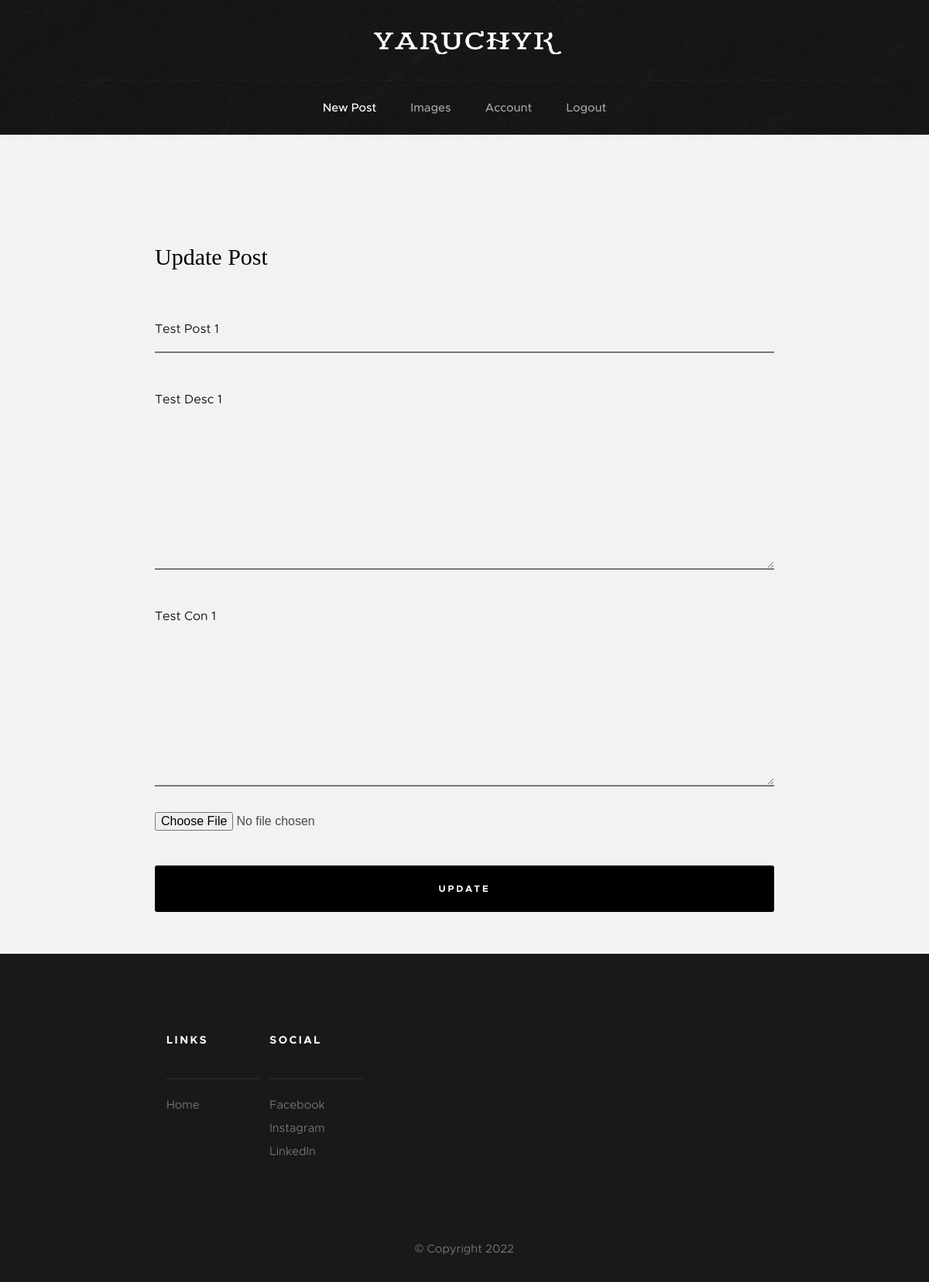
Screenshot of /post/1/update (signed in) with the database file from the repository.
### flaskblog/models.py (models this page shows, shortened)
class Post(db.Model):
    id = db.Column(db.Integer, primary_key=True)
    title = db.Column(db.String(100), nullable=False)
    date_posted = db.Column(db.DateTime, nullable=False, default=datetime.utcnow)
    description = db.Column(db.Text, nullable=False)
    content = db.Column(db.Text, nullable=False)
    image_file = db.Column(db.String(20), nullable=False, default='default.jpg')
    user_id = db.Column(db.Integer, db.ForeignKey('user.id'), nullable=False)

### flaskblog/posts/routes.py (the view)
@posts.route("/post/<int:post_id>/update", methods=['GET', 'POST'])
@login_required
def update_post(post_id):
    post = Post.query.get_or_404(post_id)
    if post.author != current_user:
        abort(403)
    form = PostUpdateForm()
    print(form.picture.data)
    if form.validate_on_submit():
        if form.picture.data:
            picture_file = save_blog_picture(form.picture.data)
            post.image_file = picture_file
        post.title = form.title.data
        post.description = form.description.data
        post.content = form.content.data
        db.session.commit()
        flash('Your post has been updated!', 'success')
        return redirect(url_for('posts.post', post_id=post.id))
    elif request.method == 'GET':
        form.title.data = post.title
        form.description.data = post.description
        form.content.data = post.content
    return render_template('create_post.html', title='Update Post',
                           form=form, legend='Update Post')

### flaskblog/posts/forms.py
class PostUpdateForm(FlaskForm):
    title = StringField('Title', validators=[DataRequired()])
    description = TextAreaField('Description', validators=[DataRequired()])
    content = TextAreaField('Content', validators=[DataRequired()])
    picture = FileField('Update Main Block Picture', validators=[FileAllowed(['jpg', 'png'])])
    submit = SubmitField('Update')

### flaskblog/models.py (called while the page is built)
@login_manager.user_loader
def load_user(user_id):
    return User.query.get(int(user_id))

### flaskblog/templates/create_post.html (shortened to what this page needs)
{% extends "layout.html" %}
{% block content %}
<section class="s-content s-content--narrow s-content--no-padding-bottom">
        <div id="comments" class="row">
            <div class="col-full">
                <div class="respond">
                    <h3 class="h2">{{legend}}</h3>
                    <form method="POST" action="" enctype="multipart/form-data">
                        <fieldset>
                            <div class="form-group">
                                {% if form.title.errors %}
                                    {{ form.title(class="full-width") }}
                                    <div class="invalid-feedback">
                                        {% for error in form.title.errors %}
                                            <span>{{ error }}</span>
                                        {% endfor %}
                                    </div>
                                {% else %}
                                    {{ form.title(class="full-width") }}
                                {% endif %}
                            </div>
                            <div class="form-group">
                                {% if form.description.errors %}
                                    {{ form.description(class="form-control form-control-lg is-invalid") }}
                                    <div class="invalid-feedback">
                                        {% for error in form.description.errors %}
                                            <span>{{ error }}</span>
                                        {% endfor %}
                                    </div>
                                {% else %}
                                    {{ form.description(class="full-width") }}
                                {% endif %}
                            </div>
                            <div class="form-group">
                                {% if form.content.errors %}
                                    {{ form.content(class="form-control form-control-lg is-invalid") }}
                                    <div class="invalid-feedback">
                                        {% for error in form.content.errors %}
                                            <span>{{ error }}</span>
                                        {% endfor %}
                                    </div>
                                {% else %}
                                    {{ form.content(class="full-width") }}
                                {% endif %}
                            </div>
                            <div class="form-group">
                                {{ form.picture }}
                            </div>
                        </fieldset>
                        <div class="form-group">
                            {{ form.submit(class="submit btn--primary btn--large full-width") }}
                        </div>
                    </form>
                </div>
            </div>
        </div>
</section>
{% endblock content %}

### flaskblog/static/css/base.css (style rules this page uses)
html { font-family: sans-serif; line-height: 1.15; -ms-text-size-adjust: 100%; -webkit-text-size-adjust: 100%; }
body { margin: 0; }
article, aside, footer, header, nav, section { display: block; }
button, input, optgroup, select, textarea { font-family: sans-serif; font-size: 100%; line-height: 1.15; margin: 0; }
button, input { overflow: visible; }
button, html [type="button"], [type="reset"], [type="submit"] { -webkit-appearance: button; }
fieldset { border: 1px solid #c0c0c0; margin: 0 2px; padding: 0.35em 0.625em 0.75em; }
textarea { overflow: auto; }
html { font-size: 62.5%; box-sizing: border-box; }
*, *::before, *::after { box-sizing: inherit; }
body { font-weight: normal; line-height: 1; word-wrap: break-word; text-rendering: optimizeLegibility; -webkit-overflow-scrolling: touch; -webkit-text-size-adjust: none; }
body, input, button { -moz-osx-font-smoothing: grayscale; -webkit-font-smoothing: antialiased; }
div, dl, dt, dd, ul, ol, li, h1, h2, h3, h4, h5, h6, pre, form, p, blockquote, th, td { margin: 0; padding: 0; }
h1, h2, h3, h4, h5, h6 { -webkit-font-smoothing: auto; -webkit-font-smoothing: antialiased; -webkit-font-variant-ligatures: common-ligatures; -moz-font-variant-ligatures: common-ligatures; font-variant-ligatures: common-ligatures; text-rendering: optimizeLegibility; }
fieldset { margin: 0; padding: 0; }
input[type="email"], input[type="number"], input[type="search"], input[type="text"], input[type="tel"], input[type="url"], input[type="password"], textarea { -webkit-appearance: none; -moz-appearance: none; -ms-appearance: none; -o-appearance: none; appearance: none; }
.row { width: 94%; max-width: 1200px; margin: 0 auto; }
.row:after { content: ""; display: table; clear: both; }
[class*="col-"] { float: left; padding: 0 20px; }
.col-twelve, .col-full { width: 100%; }
@media only screen and (max-width: 1200px) { [class*="col-"] { padding: 0 15px; } }
.full-width { width: 100%; }

### rows the page displays
Post: title "Test Post 1", description "Test Desc 1", content "Test Con 1"

### other values shown
{{ legend }} "Update Post"
